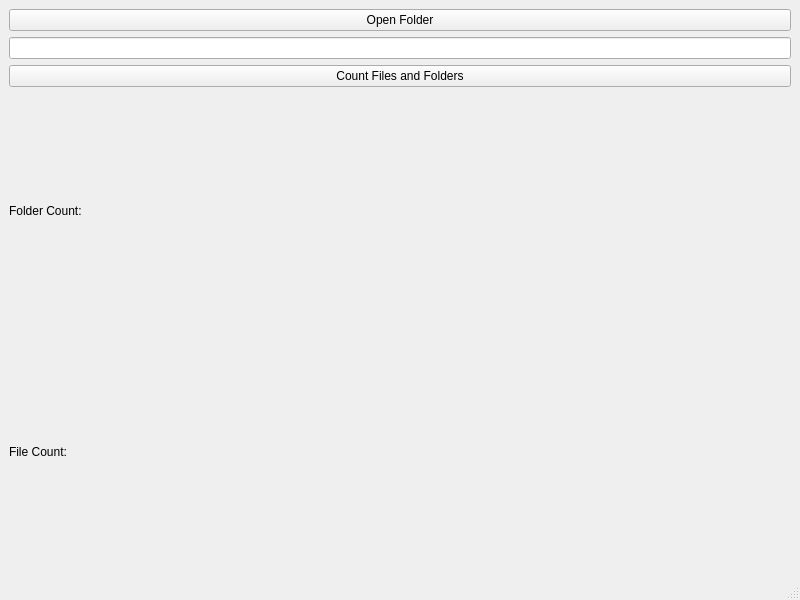
<?xml version="1.0" encoding="UTF-8"?>
<ui version="4.0">
 <class>MainWindow</class>
 <widget class="QMainWindow" name="MainWindow">
  <property name="geometry">
   <rect>
    <x>0</x>
    <y>0</y>
    <width>800</width>
    <height>600</height>
   </rect>
  </property>
  <property name="windowTitle">
   <string>MainWindow</string>
  </property>
  <widget class="QWidget" name="centralwidget">
   <layout class="QVBoxLayout" name="verticalLayout">
    <item>
     <widget class="QPushButton" name="openFolderButton">
      <property name="text">
       <string>Open Folder</string>
      </property>
     </widget>
    </item>
    <item>
     <widget class="QLineEdit" name="folderPathLineEdit"/>
    </item>
    <item>
     <widget class="QPushButton" name="countButton">
      <property name="text">
       <string>Count Files and Folders</string>
      </property>
     </widget>
    </item>
    <item>
     <widget class="QLabel" name="folderCountLabel">
      <property name="text">
       <string>Folder Count:</string>
      </property>
     </widget>
    </item>
    <item>
     <widget class="QLabel" name="fileCountLabel">
      <property name="text">
       <string>File Count:</string>
      </property>
     </widget>
    </item>
   </layout>
  </widget>
  <widget class="QMenuBar" name="menubar">
   <property name="geometry">
    <rect>
     <x>0</x>
     <y>0</y>
     <width>800</width>
     <height>30</height>
    </rect>
   </property>
  </widget>
  <widget class="QStatusBar" name="statusbar"/>
 </widget>
 <resources/>
 <connections/>
</ui>
